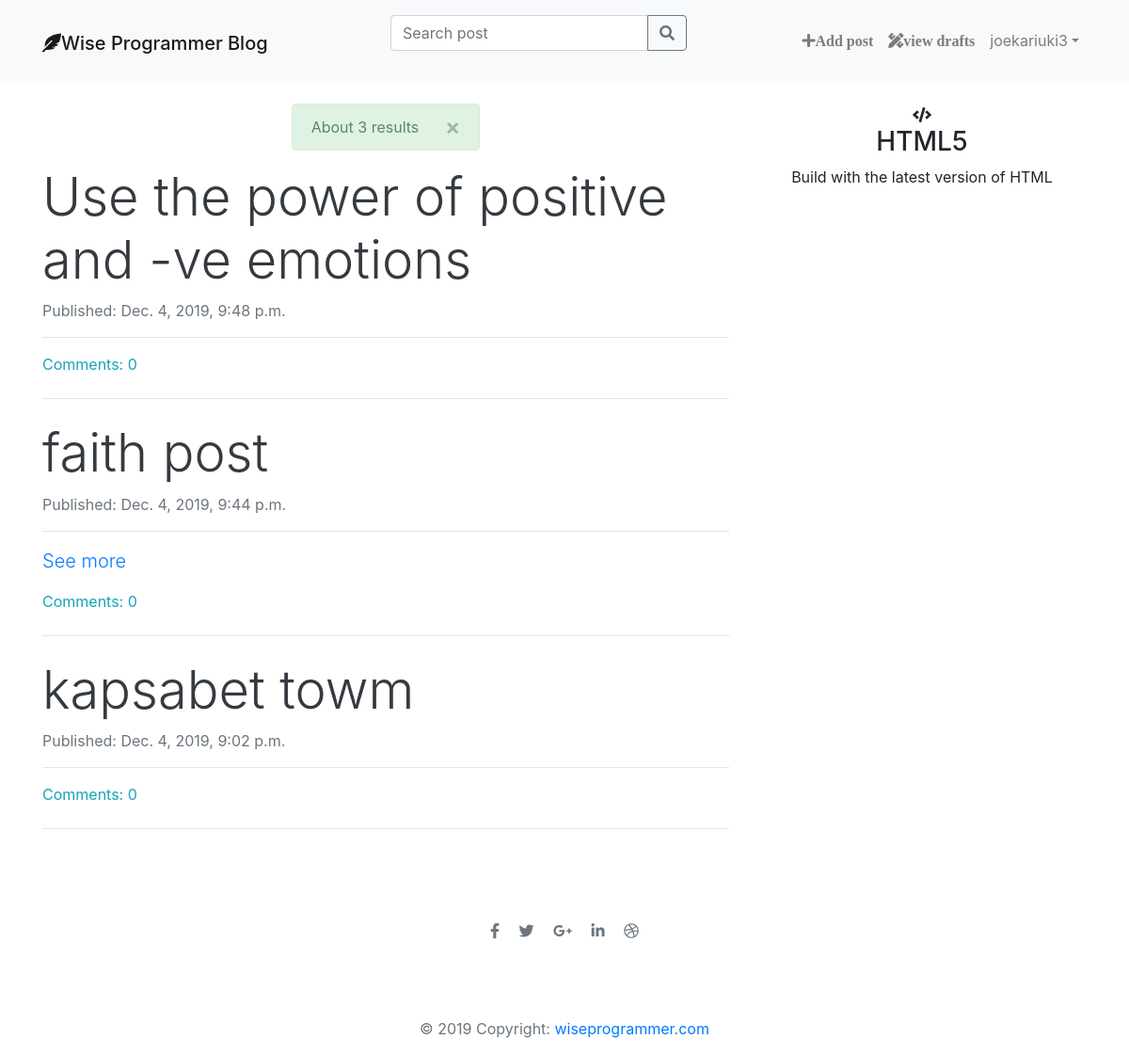
Screenshot of /post/search/ (signed in) with the database file from the repository.
### blog/models.py (models this page shows, shortened)
class Post(models.Model):
    author = models.ForeignKey('auth.User', on_delete=models.CASCADE)
    title = models.CharField(max_length=10000)
    text = models.TextField()
    created_date = models.DateTimeField(default=timezone.now)
    published_date = models.DateTimeField(blank=True, null=True)
    edited_date = models.DateTimeField(blank=True, null=True)
    def approved_comments(self):
        return self.comments.filter(approved=True)
    def __str__(self):
        return self.title

### blog/views.py (the view)
# urls.py: path('post/search/', views.search, name='search'),
def search(request):
    user_query = str(request.GET.get('query', ''))
    search_result = Post.objects.filter(
        title__contains=user_query).order_by('-published_date')
    posts = search_result
    print(search_result)
    if search_result.count() == 0:
        posts = Post.objects.filter(
            published_date__lte=timezone.now()).order_by('-published_date')
        stuff_for_frontend = {'posts': posts}
        messages.warning(request, 'Results containing ' +
                         user_query + ' Not found, Sorry!')
        return render(request, 'blog/post_list.html', stuff_for_frontend)
    else:
        stuff_for_frontend = {'posts': posts}
        post_found = str(search_result.count())
        messages.success(request, 'About '+post_found+' results ')
        return render(request, 'blog/post_list.html', stuff_for_frontend)

### blog/templatetags/markdownify.py (called while the page is built)
@register.filter
def markdown(value):
    renderer = HighlightRenderer()
    markdown = mistune.Markdown(renderer=renderer)
    return markdown(value)

### blog/templates/blog/post_list.html (shortened to what this page needs)
{% extends 'blog/base.html' %}
{% load markdownify %}
{% block mainnav %}
    {% include "navbar.html" %}
{% endblock %}
{% block content%}
<div class="col-xs-12 col-sm-10 col-md-8">
{% include "message.html" %}
  {% if not posts %}
  <div class="text-center text-muted my-4">
    <i class="fas fa-sad-tear fa-8x"></i>
    <h1 class="display-4 ">Sorry no posts.</h1>
    <a class="btn btn-outline-secondary" href="{% url 'post_new' %}">Add post</a>
  </div>
  <hr class="my-4">
  {% else %}
  {% for post in posts %}
<a class="text-decoration-none text-dark" href="{% url 'post_detail' pk=post.pk %}"><h1 class="display-4">{{ post.title }}</h1></a>
  <p class="text-muted"> Published: {{ post.published_date }}</p>
  <hr>
  <p class="lead" id="post_body" value="{{ post.text}}">
    {% if post.text|length > 200 %}
    <a href="{%url 'post_detail' pk=post.pk%}">See more</a>
  {% endif %}
  </p>
  <a class="text-info" href="{% url 'post_detail' pk=post.pk%}">Comments: {{ post.approved_comments.count }}</a>
<hr class="my-4">
  {% endfor %}
  {% endif %}
</div>
<div class="col-xs-12 col-sm-6 col-md-4 text-center">
  <i class="fas fa-code"></i>
    <h3>HTML5</h3>
    <P>Build with the latest version of HTML</P>
  </div>
</div>
{% endblock %}

### blog/templates/navbar.html (shortened to what this page needs)
<nav class="navbar navbar-expand-lg bg-light navbar-light sticky-top mb-4">
      <div class="container">
        <div class="navbar-header">
          <h1> <a class="navbar-brand" href="{% url 'post_list'%}"><i class="fas fa-feather-alt"></i>Wise Programmer Blog</a> </h1>
        </div>
        <div class="collapse navbar-collapse" id="collapsibleNavbar">
          <ul class="nav navbar-nav ml-auto">
            <form method="get" action="{%url 'search' %}" class="form-inline my-2  ">
              <div class="input-group mb-3">
                <input type="search" name="query" class="form-control" placeholder="Search post" aria-label="Search post" aria-describedby="basic-addon2" >
                <div class="input-group-append">
                  <button class="btn btn-outline-secondary" type="submit" >
                    <i class="fas fa-search"></i>
                  </button>
                </div>
              </div>
            </form>
          </ul>
        </div>
        <div class="collapse navbar-collapse " id="collapsibleNavbar">
          <ul class="nav navbar-nav ml-auto">
            {% if user.is_authenticated %}
            <li class="nav-item">
              <a class="nav-link" href="{% url 'post_new'%}"><i class="fa fa-plus">Add post</i></a>
            </li>
            <li class="nav-item">
              <a class="nav-link" href="{% url 'post_draft_list' %}"><i class="fas fa-pencil-ruler fa">view drafts</i></a>
            </li>
            <li class="nav-item dropdown">
              <a class="nav-link dropdown-toggle" href="#" id="navbarDropdown" role="button" data-toggle="dropdown" aria-haspopup="true" aria-expanded="false">{{ user.username}}</a>
            </li>
          </ul>
          {% else %}
                <form class="form-inline ">
                  <a class="btn btn-outline-secondary mr-4 " href="{% url 'login'%}" style="border:none;" ><i class="fas fa-sign-in-alt fa"></i>Log in</a>
                  <a class="btn btn-outline-primary mr-4" href="{% url 'signup'%}" style="border:none; ><i class="fas fa-user-plus"></i> Sign up</a>
                </form>
                {% endif %}
        </div>
      </div>
    </nav>

### rows the page displays
Post: title "Use the power of positive and -ve emotions", published_date "Dec. 4, 2019, 9:48 p.m.", approved_comments.count "0"
Post: title "faith post", published_date "Dec. 4, 2019, 9:44 p.m.", shows "See more", approved_comments.count "0"
Post: title "kapsabet towm", published_date "Dec. 4, 2019, 9:02 p.m.", approved_comments.count "0"

### other values shown
{{ user.username }} "joekariuki3"
{{ message }} "About 3 results"
